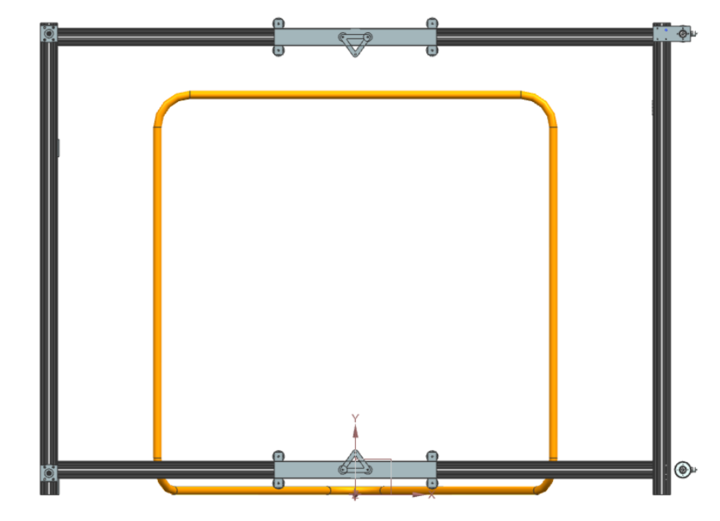
#> input picture User_Interface/Media/lax_net_nogrid.png, 720 x 521 px, found by its file name
$ python goal_display.py
#> lines starting #> are read from the running program, lines starting #| are printed output that depends on the picture
import numpy as np
from matplotlib import pyplot as plt
import random

plt.rcParams["figure.figsize"] = [7.00, 3.50]   # default size from copied code, manipulate for iphone14 later
plt.rcParams["figure.autolayout"] = True
im = plt.imread("/Users/emrekaratas/desktop/lax/nurc-lax-robot-2023/User_Interface/media/lax_net_nogrid.png") # this path likely needs to change for host computer
#> im is the input picture: shape (521, 720, 4) float32; mean R, G, B, A 0.924, 0.915, 0.898, 1
fig, ax = plt.subplots()
ax.xaxis.set_tick_params(labelbottom=False)
ax.yaxis.set_tick_params(labelleft=False)
ax.set_xticks([])
ax.set_yticks([])
im = ax.imshow(im, extent=[-1.375, 1.375, -1.000, 1.000])   # units are meters

# function, takes in datasets xpoints, ypoints to plot on image of goal
def goal_display(xpoints, ypoints):     # should the function accept arrays or tuples?
    xpoints = np.array(xpoints)
    ypoints = np.array(ypoints)

    for i in range(len(xpoints)):

        # Generating a random number in between 0 and 2^24
        color = random.randrange(0, 2**24)
        # Converting that number from base-10 (decimal) to base-16 (hexadecimal)
        hex_color = hex(color)
        # Converting hex (0x000000) to useable structure (#000000)
        std_color = "#" + hex_color[2:]
        plt.plot(xpoints[i], ypoints[i], marker="o", markersize=10, markeredgecolor="black", markerfacecolor=std_color, linestyle="None") # how big should the "ball" be?

    plt.show()
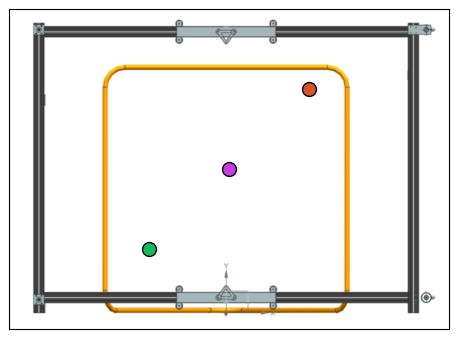
#> figure drawn by matplotlib, 1 panel

goal_display([0, 0.5, -0.5], [0, 0.5, -0.5])
fig.savefig('/Users/emrekaratas/desktop/lax/nurc-lax-robot-2023/User_Interface/WebPages/goal_plot.png')

$ run again, with User_Interface/Media/lax_net.png copied over User_Interface/Media/lax_net_nogrid.png
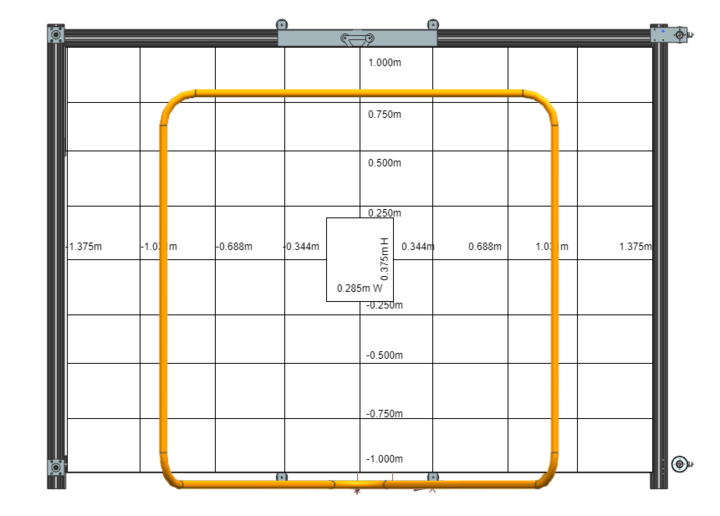
#> input picture User_Interface/Media/lax_net.png, 720 x 516 px, found by its file name
#> im is the input picture: shape (516, 720, 4) float32; mean R, G, B, A 0.922, 0.913, 0.896, 1
#> in goal_display, `plt.show()`:
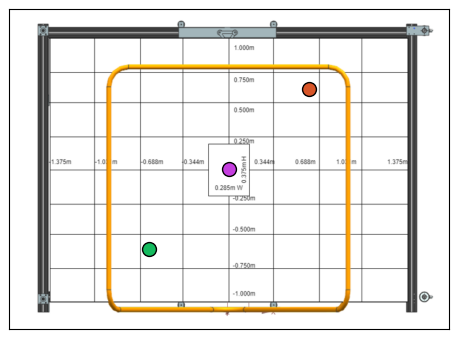
#> figure drawn by matplotlib, 1 panel
